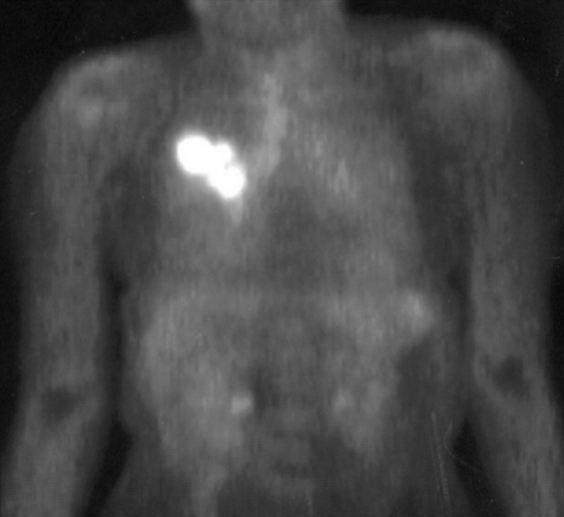
#> input picture Files/PET-Body-02.jpg, 564 x 517 px, given in place of the camera
$ python ExercicioCAMHSVSegmentation.py
#> lines starting #> are read from the running program, lines starting #| are printed output that depends on the picture; after the words box and inside, x2 and y2 are one past the last pixel; in counts of white or black regions, pixels touching at a corner belong together
import cv2
import numpy as np

hmin = 70
hmax = 100
smin = 50
smax = 255
vmin = 50
vmax = 255

cap = cv2.VideoCapture()
if not cap.isOpened():
    cap.open(0)
ret, image = cap.read()
#> image is the input picture: shape (517, 564, 3); min 6, max 255, mean 73
image_hsv = cv2.cvtColor(image, cv2.COLOR_BGR2HSV)
#> image_hsv: shape (517, 564, 3); mean H, S, V 0, 0, 73

def update_segmentation():
    if hmin < hmax:
        ret, mask_hmin = cv2.threshold(src=image_hsv[:, :, 0], thresh=hmin-1,
                                       maxval=1, type=cv2.THRESH_BINARY)
        ret, mask_hmax = cv2.threshold(src=image_hsv[:, :, 0], thresh=hmax,
                                      maxval=1, type=cv2.THRESH_BINARY_INV)
        mask_h = cv2.bitwise_and(mask_hmin, mask_hmax)
        # mask_h = mask_hmin * mask_hmax
    else:
        ret, mask_hmin = cv2.threshold(src=image_hsv[:, :, 0], thresh=hmin,
                                       maxval=1, type=cv2.THRESH_BINARY)
        ret, mask_hmax = cv2.threshold(src=image_hsv[:, :, 0], thresh=hmax-1,
                                       maxval=1, type=cv2.THRESH_BINARY_INV)
        mask_h = cv2.bitwise_or(mask_hmin, mask_hmax)


    ret, mask_smin = cv2.threshold(src=image_hsv[:, :, 1], thresh=smin-1,
                                   maxval=1, type=cv2.THRESH_BINARY)
    ret, mask_smax = cv2.threshold(src=image_hsv[:, :, 1], thresh=smax,
                                  maxval=1, type=cv2.THRESH_BINARY_INV)
    mask_s = mask_smin * mask_smax


    ret, mask_vmin = cv2.threshold(src=image_hsv[:, :, 2], thresh=vmin-1,
                                   maxval=1, type=cv2.THRESH_BINARY)
    ret, mask_vmax = cv2.threshold(src=image_hsv[:, :, 2], thresh=vmax,
                                  maxval=1, type=cv2.THRESH_BINARY_INV)
    mask_v = mask_vmin * mask_vmax

    # [5 lines of commented-out code are left out]
    mask = mask_h * mask_s * mask_v
    cv2.imshow("Mask", mask * 255)

    contours, hierarchy = cv2.findContours(image=mask,
                                           mode=cv2.RETR_TREE,
                                           method=cv2.CHAIN_APPROX_NONE)

    mask_filtered = np.zeros(mask.shape, np.uint8)
    for i in range(len(contours)):
        contour = contours[i]
        contour_area = cv2.contourArea(contour)
        if contour_area > 100:
            cv2.drawContours(image=mask_filtered, contours=contours,
                             contourIdx=i, color=1, thickness=-1)
            M = cv2.moments(contour)
            Cx = int(np.round(M['m10'] / M['m00']))
            Cy = int(np.round(M['m01'] / M['m00']))
            perimeter = cv2.arcLength(curve=contour, closed=True)
            if Cx > (2/3) * mask.shape[1]:
                cv2.rectangle(img=mask_filtered,
                              pt1=(mask.shape[1]-10, 0),
                              pt2=(mask.shape[1], mask.shape[0]),
                              color=1, thickness=6)
            elif Cx < (1/3) * mask.shape[1]:
                cv2.rectangle(img=mask_filtered,
                              pt1=(0, 0),
                              pt2=(10, mask.shape[0]),
                              color=1, thickness=6)
            else:
                pass
    cv2.imshow("Mask Filtered", mask_filtered * 255)


def on_change_hmin(val):
    global hmin
    hmin = val
    update_segmentation()


def on_change_hmax(val):
    global hmax
    hmax = val
    update_segmentation()


def on_change_smin(val):
    global smin
    smin = val
    update_segmentation()


def on_change_smax(val):
    global smax
    smax = val
    update_segmentation()


def on_change_vmin(val):
    global vmin
    vmin = val
    update_segmentation()


def on_change_vmax(val):
    global vmax
    vmax = val
    update_segmentation()


cv2.namedWindow("Image")
cv2.createTrackbar("Hmin", "Image", hmin, 180, on_change_hmin)
cv2.createTrackbar("Hmax", "Image", hmax, 180, on_change_hmax)
cv2.createTrackbar("Smin", "Image", smin, 255, on_change_smin)
cv2.createTrackbar("Smax", "Image", smax, 255, on_change_smax)
cv2.createTrackbar("Vmin", "Image", vmin, 255, on_change_vmin)
cv2.createTrackbar("Vmax", "Image", vmax, 255, on_change_vmax)


while True:
    if not cap.isOpened():
        cap.open(0)
    _, image = cap.read()
    image = image[:, ::-1, :]
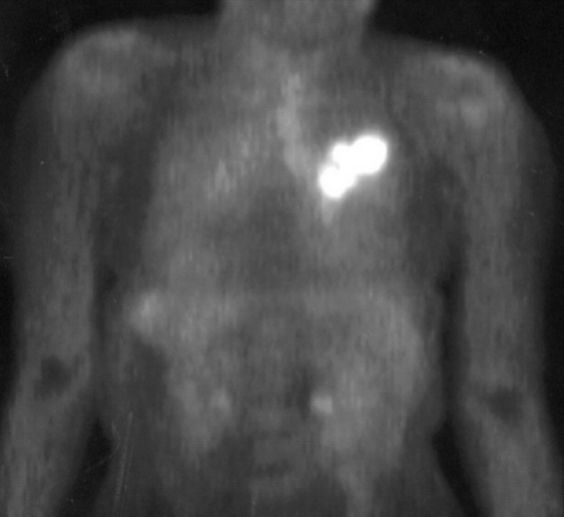
#> image: shape (517, 564, 3); min 6, max 255, mean 73
    cv2.imshow("Image", image)
    image_hsv = cv2.cvtColor(image, cv2.COLOR_BGR2HSV)
#> image_hsv: shape (517, 564, 3); mean H, S, V 0, 0, 73
    update_segmentation()
#> in update_segmentation, `ret, mask_hmin = cv2.threshold(src=image_hsv[:, :, 0], thresh=hmin-1, ..`: mask_hmin: shape (517, 564); every value is 0
#> in update_segmentation, `ret, mask_hmin = cv2.threshold(src=image_hsv[:, :, 0], thresh=hmin-1, ..`: ret = 69
#> in update_segmentation, `ret, mask_hmax = cv2.threshold(src=image_hsv[:, :, 0], thresh=hmax, ma..`: mask_hmax: shape (517, 564); every value is 1
#> in update_segmentation, `ret, mask_hmax = cv2.threshold(src=image_hsv[:, :, 0], thresh=hmax, ma..`: ret = 100
#> in update_segmentation, `ret, mask_smin = cv2.threshold(src=image_hsv[:, :, 1], thresh=smin-1, ..`: ret = 49
#> in update_segmentation, `ret, mask_smax = cv2.threshold(src=image_hsv[:, :, 1], thresh=smax, ma..`: ret = 255
#> in update_segmentation, `ret, mask_vmin = cv2.threshold(src=image_hsv[:, :, 2], thresh=vmin-1, ..`:
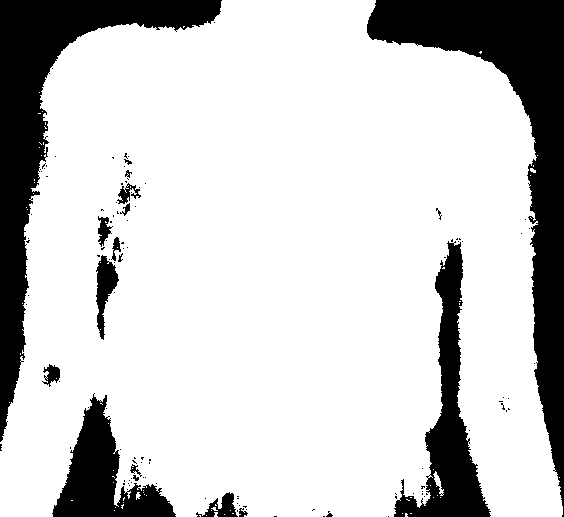
#> mask_vmin: shape (517, 564); values 0 (black) and 1 (white), 79.5% white; 120 black regions (101 under 20 px), largest, box (x1, y1, x2, y2) and area: (367, 0, 564, 517) 23046, (0, 0, 222, 442) 19336, (394, 241, 491, 517) 8412
#> in update_segmentation, `ret, mask_vmin = cv2.threshold(src=image_hsv[:, :, 2], thresh=vmin-1, ..`: ret = 49
#> in update_segmentation, `ret, mask_vmax = cv2.threshold(src=image_hsv[:, :, 2], thresh=vmax, ma..`: ret = 255
#> in update_segmentation, `contours, hierarchy = cv2.findContours(image=mask, mode=cv2.RETR_TREE,..`: contours = []
    c = cv2.waitKey(1)
#> (key Esc is pressed here)
    if c == 27:
        break
